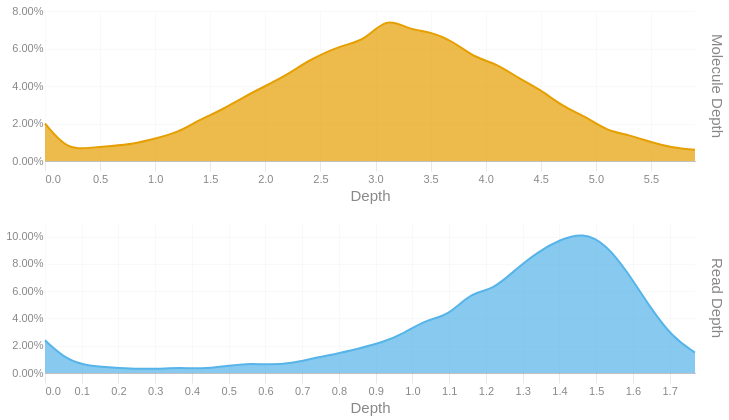

Notebook source saved alongside this figure:
### Code cell
readdep = depth_hist(tb['Read Depth'], q99, 3)
readdep = readdep.with_columns(pl.lit('Read Depth').alias('Metric'))
if not SKIPLR:
    moldep = depth_hist(tb['Molecule Depth'], mol_q99, 1)
    moldep = moldep.with_columns(pl.lit('Molecule Depth').alias('Metric'))
    _hist = pl.concat([readdep, moldep])
    _hist = _hist.filter(pl.col('Proportion') != 0)
    with SafeRender(_hist):
        (
            alt.Chart(_hist)        
            .mark_area(interpolate = "basis")
            .encode(
                x=alt.X('Bin:Q').scale(domainMin=0).axis(alt.Axis(title='Depth')),
                y = alt.Y('Proportion:Q', title = None).axis(format = '.2%'),
                color = alt.Color('Metric:N').legend(None),
                row = alt.Row("Metric:N").header(title = None, labelOrient = 'right'),
                tooltip = [
                    alt.Tooltip("Metric:N", title = "Metric"),
                    alt.Tooltip('Interval:N', title = "Depth Interval"),
                    alt.Tooltip('Proportion:Q', title = "% Alignments").format('.2%')
                ]
            )
            .resolve_scale(x='independent', y='independent')
            .properties(
                height = 150, width = 650,
                usermeta={'embedOptions': {'downloadFileName': f'{samplename}.depth.hist'}}
            )
        ).display()
else:
    readdep = readdep.filter(pl.col('Proportion') != 0)
    with SafeRender(readdep):
        (
            alt.Chart(readdep)        
            .mark_area(interpolate = "basis")
            .encode(
                x=alt.X('Bin:Q').scale(domainMin=0).axis(alt.Axis(title='Depth')),
                y = alt.Y('Proportion:Q', title = None).axis(format = '.2%'),
                tooltip = [
                    alt.Tooltip('Interval:N', title = "Depth Interval"),
                    alt.Tooltip('Proportion:Q', title = "% Alignments").format('.2%')
                ]
            )
            .properties(
                usermeta={'embedOptions': {'downloadFileName': f'{samplename}.depth.hist'}}
            )
        ).display()

### Figure 1 — Vega-Lite specification as saved in the notebook (floating-point values rounded to 4 significant figures)
{"width": 650, "height": 150, "config": {"title": {"anchor": "start", "dy": -15, "fontSize": 18, "color": "#888888", "subtitleColor": "#888888", "subtitleFontSize": 14}, "arc": {"fill": "#0072B2"}, "axis": {"domainColor": "#888888", "domainWidth": 0.5, "gridWidth": 0.2, "grid": false, "titleFontWeight": 400, "titleFontSize": 15, "labelFontSize": 11, "labelColor": "#888888", "tickColor": "#888888", "tickWidth": 0.2, "titleColor": "#888888"}, "axisBand": {"grid": false}, "axisX": {"grid": true, "tickSize": 10, "domainCap": "round"}, "axisY": {"domain": false, "grid": true, "tickSize": 0, "domainCap": "round"}, "background": "transparent", "header": {"labelFontSize": 15, "labelColor": "#888888", "titleFontSize": 15, "titleFontWeight": 600, "titleColor": "#888888"}, "legend": {"labelFont": "sans-serif", "labelFontSize": 12, "labelColor": "#888888", "symbolSize": 100, "symbolType": "circle", "titleFontSize": 12, "titlePadding": 10, "titleColor": "#888888", "title": null}, "range": {"category": ["#E69F00", "#56B4E9", "#009E73", "#F0E442", "#0072B2", "#D55E00", "#CC79A7", "#000000"], "diverging": ["#cfe8f3", "#a2d4ec", "#73bfe2", "#46abdb", "#1696d2", "#12719e"]}, "area": {"fill": "#0072B2", "fillOpacity": 0.7, "line": true, "strokeOpacity": 0.7}, "line": {"color": "#0072B2", "stroke": "#0072B2", "strokeWidth": 2}, "trail": {"color": "#0072B2", "stroke": "#0072B2", "strokeWidth": 0, "size": 1}, "point": {"filled": true, "fillOpacity": 1.0, "size": 95}, "text": {"color": "#888888", "fontSize": 11, "align": "right", "fontWeight": 400, "size": 11}, "bar": {"fill": "#0072B2", "stroke": null}, "view": {"stroke": null, "continuousWidth": 660, "continuousHeight": 400}}, "data": {"name": "data-75625cb1528c70f97a38acab7d029c1e"}, "mark": {"type": "area", "interpolate": "basis"}, "encoding": {"color": {"field": "Metric", "legend": null, "type": "nominal"}, "row": {"field": "Metric", "header": {"title": null, "labelOrient": "right"}, "type": "nominal"}, "tooltip": [{"field": "Metric", "title": "Metric", "type": "nominal"}, {"field": "Interval", "title": "Depth Interval", "type": "nominal"}, {"field": "Proportion", "format": ".2%", "title": "% Alignments", "type": "quantitative"}], "x": {"axis": {"title": "Depth"}, "field": "Bin", "scale": {"domainMin": 0}, "type": "quantitative"}, "y": {"axis": {"format": ".2%"}, "field": "Proportion", "title": null, "type": "quantitative"}}, "resolve": {"scale": {"x": "independent", "y": "independent"}}, "usermeta": {"embedOptions": {"downloadFileName": "S6_Altamaha_3972.depth.hist"}}, "$schema": "https://vega.github.io/schema/vega-lite/v6.1.0.json", "datasets": {"data-75625cb1528c70f97a38acab7d029c1e": [{"Bin": 0.0, "Interval": "0.0-0.061", "Proportion": 0.024, "Metric": "Read Depth"}, {"Bin": 0.061, "Interval": "0.061-0.122", "Proportion": 0.009, "Metric": "Read Depth"}, {"Bin": 0.122, "Interval": "0.122-0.183", "Proportion": 0.005, "Metric": "Read Depth"}, {"Bin": 0.183, "Interval": "0.183-0.244", "Proportion": 0.004, "Metric": "Read Depth"}, {"Bin": 0.244, "Interval": "0.244-0.305", "Proportion": 0.003, "Metric": "Read Depth"}, {"Bin": 0.305, "Interval": "0.305-0.366", "Proportion": 0.003, "Metric": "Read Depth"}, {"Bin": 0.366, "Interval": "0.366-0.427", "Proportion": 0.004, "Metric": "Read Depth"}, {"Bin": 0.427, "Interval": "0.427-0.488", "Proportion": 0.003, "Metric": "Read Depth"}, {"Bin": 0.488, "Interval": "0.488-0.549", "Proportion": 0.005, "Metric": "Read Depth"}, {"Bin": 0.549, "Interval": "0.549-0.61", "Proportion": 0.007, "Metric": "Read Depth"}, {"Bin": 0.61, "Interval": "0.61-0.671", "Proportion": 0.006, "Metric": "Read Depth"}, {"Bin": 0.671, "Interval": "0.671-0.732", "Proportion": 0.007, "Metric": "Read Depth"}, {"Bin": 0.732, "Interval": "0.732-0.793", "Proportion": 0.011, "Metric": "Read Depth"}, {"Bin": 0.793, "Interval": "0.793-0.854", "Proportion": 0.014, "Metric": "Read Depth"}, {"Bin": 0.854, "Interval": "0.854-0.915", "Proportion": 0.018, "Metric": "Read Depth"}, {"Bin": 0.915, "Interval": "0.915-0.976", "Proportion": 0.022, "Metric": "Read Depth"}, {"Bin": 0.976, "Interval": "0.976-1.037", "Proportion": 0.029, "Metric": "Read Depth"}, {"Bin": 1.037, "Interval": "1.037-1.098", "Proportion": 0.039, "Metric": "Read Depth"}, {"Bin": 1.098, "Interval": "1.098-1.159", "Proportion": 0.042, "Metric": "Read Depth"}, {"Bin": 1.159, "Interval": "1.159-1.22", "Proportion": 0.059, "Metric": "Read Depth"}, {"Bin": 1.22, "Interval": "1.22-1.281", "Proportion": 0.061, "Metric": "Read Depth"}, {"Bin": 1.281, "Interval": "1.281-1.342", "Proportion": 0.076, "Metric": "Read Depth"}, {"Bin": 1.342, "Interval": "1.342-1.403", "Proportion": 0.089, "Metric": "Read Depth"}, {"Bin": 1.403, "Interval": "1.403-1.464", "Proportion": 0.098, "Metric": "Read Depth"}, {"Bin": 1.464, "Interval": "1.464-1.525", "Proportion": 0.103, "Metric": "Read Depth"}, {"Bin": 1.525, "Interval": "1.525-1.586", "Proportion": 0.095, "Metric": "Read Depth"}, {"Bin": 1.586, "Interval": "1.586-1.647", "Proportion": 0.074, "Metric": "Read Depth"}, {"Bin": 1.647, "Interval": "1.647-1.708", "Proportion": 0.048, "Metric": "Read Depth"}, {"Bin": 1.708, "Interval": "1.708-1.769", "Proportion": 0.026, "Metric": "Read Depth"}, {"Bin": 1.769, "Interval": "1.769-1.83", "Proportion": 0.015, "Metric": "Read Depth"}, {"Bin": 0.0, "Interval": "0.0-0.2", "Proportion": 0.02, "Metric": "Molecule Depth"}, {"Bin": 0.2, "Interval": "0.2-0.4", "Proportion": 0.006, "Metric": "Molecule Depth"}, {"Bin": 0.4, "Interval": "0.4-0.6", "Proportion": 0.007, "Metric": "Molecule Depth"}, {"Bin": 0.6, "Interval": "0.6-0.8", "Proportion": 0.008, "Metric": "Molecule Depth"}, {"Bin": 0.8, "Interval": "0.8-1.0", "Proportion": 0.009, "Metric": "Molecule Depth"}, {"Bin": 1.0, "Interval": "1.0-1.2", "Proportion": 0.012, "Metric": "Molecule Depth"}, {"Bin": 1.2, "Interval": "1.2-1.4", "Proportion": 0.015, "Metric": "Molecule Depth"}, {"Bin": 1.4, "Interval": "1.4-1.6", "Proportion": 0.022, "Metric": "Molecule Depth"}, {"Bin": 1.6, "Interval": "1.6-1.8", "Proportion": 0.027, "Metric": "Molecule Depth"}, {"Bin": 1.8, "Interval": "1.8-2.0", "Proportion": 0.034, "Metric": "Molecule Depth"}, {"Bin": 2.0, "Interval": "2.0-2.2", "Proportion": 0.04, "Metric": "Molecule Depth"}, {"Bin": 2.2, "Interval": "2.2-2.4", "Proportion": 0.046, "Metric": "Molecule Depth"}, {"Bin": 2.4, "Interval": "2.4-2.7", "Proportion": 0.054, "Metric": "Molecule Depth"}, {"Bin": 2.7, "Interval": "2.7-2.9", "Proportion": 0.062, "Metric": "Molecule Depth"}, {"Bin": 2.9, "Interval": "2.9-3.1", "Proportion": 0.064, "Metric": "Molecule Depth"}, {"Bin": 3.1, "Interval": "3.1-3.3", "Proportion": 0.077, "Metric": "Molecule Depth"}, {"Bin": 3.3, "Interval": "3.3-3.5", "Proportion": 0.07, "Metric": "Molecule Depth"}, {"Bin": 3.5, "Interval": "3.5-3.7", "Proportion": 0.069, "Metric": "Molecule Depth"}, {"Bin": 3.7, "Interval": "3.7-3.9", "Proportion": 0.064, "Metric": "Molecule Depth"}, {"Bin": 3.9, "Interval": "3.9-4.1", "Proportion": 0.055, "Metric": "Molecule Depth"}, {"Bin": 4.1, "Interval": "4.1-4.3", "Proportion": 0.052, "Metric": "Molecule Depth"}, {"Bin": 4.3, "Interval": "4.3-4.5", "Proportion": 0.044, "Metric": "Molecule Depth"}, {"Bin": 4.5, "Interval": "4.5-4.7", "Proportion": 0.038, "Metric": "Molecule Depth"}, {"Bin": 4.7, "Interval": "4.7-4.9", "Proportion": 0.029, "Metric": "Molecule Depth"}, {"Bin": 4.9, "Interval": "4.9-5.1", "Proportion": 0.024, "Metric": "Molecule Depth"}, {"Bin": 5.1, "Interval": "5.1-5.3", "Proportion": 0.016, "Metric": "Molecule Depth"}, {"Bin": 5.3, "Interval": "5.3-5.5", "Proportion": 0.014, "Metric": "Molecule Depth"}, {"Bin": 5.5, "Interval": "5.5-5.7", "Proportion": 0.01, "Metric": "Molecule Depth"}, {"Bin": 5.7, "Interval": "5.7-5.9", "Proportion": 0.007, "Metric": "Molecule Depth"}, {"Bin": 5.9, "Interval": "5.9-6.12", "Proportion": 0.006, "Metric": "Molecule Depth"}]}}
